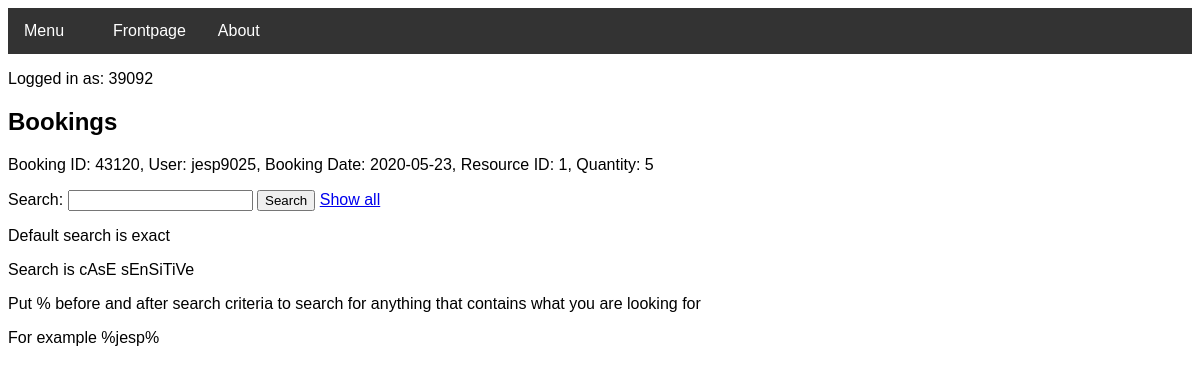
Before: /bookings (signed in) with the older database file.
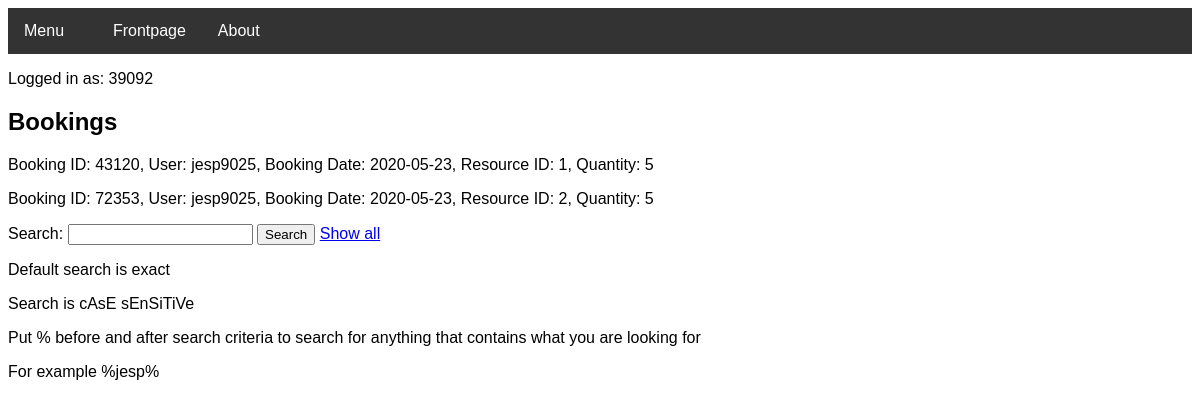
After: the same page with the newer database file.
### tables this page shows
CREATE TABLE Booking (booking_id INTEGER PRIMARY KEY UNIQUE, booking_user_username STRING REFERENCES User (user_username), booking_start DATE NOT NULL, booking_resource_id INTEGER, booking_resource_quantity INTEGER);

### routes.py (the view)
@app.route("/bookings", methods=['GET', 'POST'])
def bookings():
    if "name" not in session:
        return redirect(url_for("login"))
    booking.deleteOldBookings()
    lst = booking.readBooking()
    if request.method == 'POST':
        search=request.form['search']
        lst = booking.readBookingSearch(search)
        return render_template("bookings.html", data=lst, username=session['name'])
    return render_template("bookings.html", data=lst, username=session['name'])

### Project.py (called while the page is built)
    def readBooking(self):
        c = self.conn.cursor()
        c.execute("SELECT 'Booking ID:', booking_id, 'User:', booking_user_username, 'Booking Date:', booking_start, 'Resource ID:', booking_resource_id, 'Quantity:', booking_resource_quantity FROM Booking;")
        lst = c.fetchall()
        c.close()
        return lst

### templates/bookings.html (shortened to what this page needs)
<!DOCTYPE html>
<head>
<link rel="stylesheet" href="../static/theme.css">
<link rel="stylesheet" type="text/css" href="../static/barstyle.css" title="style"/>
</head>
<body>
<div class="navbar">
  <div class="dropdown">
    <button class="dropbtn">Menu
      <i class="fa fa-caret-down"></i>
    </button>
  </div>
  <a href="welcome">Frontpage</a>
  <a href="about">About</a>
</div>
</body>
<p>Logged in as: {{ username }}</p>
<div class="container">
<h2>Bookings</h2>
<body>
   {%for value in data%}
    <p>{{value | replace("(", "") | replace(")", "") | replace(":", "=") | replace("'", "") | replace("=,", ":")}}</p>
   {%endfor%}
  </body>
  <div class="container">
    <form action="" method="post" role="form"autocomplete="off">
      <label for="search">Search:</label>
      <input type="search" class="form-control" id="search" name="search" required>
      <button type="submit" class="btn btn-success">Search</button>
      <a href="bookings">Show all</a>
      </form>
      <p>Default search is exact</p>
      <p>Search is cAsE sEnSiTiVe</p>
      <p>Put % before and after search criteria to search for anything that contains what you are looking for</p>
      <p>For example %jesp%</p>
  </div>

Changed rows visible on the page:
added Booking: value "Booking ID: 72353, User: jesp9025, Booking Date: 2020-05-23, Resource ID: 2, Quantity: 5"
